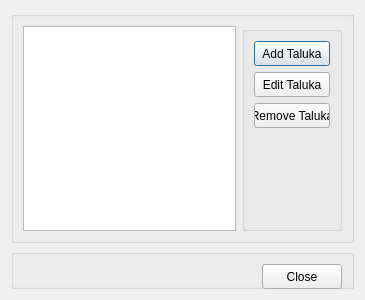
<?xml version="1.0" encoding="UTF-8"?>
<ui version="4.0">
 <class>TalukaManager</class>
 <widget class="QDialog" name="TalukaManager">
  <property name="geometry">
   <rect>
    <x>0</x>
    <y>0</y>
    <width>365</width>
    <height>300</height>
   </rect>
  </property>
  <property name="windowTitle">
   <string>Dialog</string>
  </property>
  <layout class="QVBoxLayout" name="verticalLayout">
   <item>
    <widget class="QGroupBox" name="groupBoxMain">
     <property name="title">
      <string/>
     </property>
     <layout class="QHBoxLayout" name="horizontalLayout">
      <item>
       <widget class="QTableView" name="tableViewTalukas"/>
      </item>
      <item>
       <widget class="QGroupBox" name="groupBoxManager">
        <property name="minimumSize">
         <size>
          <width>100</width>
          <height>0</height>
         </size>
        </property>
        <property name="maximumSize">
         <size>
          <width>100</width>
          <height>16777215</height>
         </size>
        </property>
        <property name="title">
         <string/>
        </property>
        <layout class="QVBoxLayout" name="verticalLayout_2">
         <item>
          <widget class="QPushButton" name="pushButtonAddTaluka">
           <property name="minimumSize">
            <size>
             <width>0</width>
             <height>25</height>
            </size>
           </property>
           <property name="text">
            <string>Add Taluka</string>
           </property>
          </widget>
         </item>
         <item>
          <widget class="QPushButton" name="pushButtonEditTaluka">
           <property name="minimumSize">
            <size>
             <width>0</width>
             <height>25</height>
            </size>
           </property>
           <property name="text">
            <string>Edit Taluka</string>
           </property>
          </widget>
         </item>
         <item>
          <widget class="QPushButton" name="pushButtonRemoveTaluka">
           <property name="minimumSize">
            <size>
             <width>0</width>
             <height>25</height>
            </size>
           </property>
           <property name="text">
            <string>Remove Taluka</string>
           </property>
          </widget>
         </item>
         <item>
          <spacer name="verticalSpacer">
           <property name="orientation">
            <enum>Qt::Vertical</enum>
           </property>
           <property name="sizeHint" stdset="0">
            <size>
             <width>20</width>
             <height>40</height>
            </size>
           </property>
          </spacer>
         </item>
        </layout>
       </widget>
      </item>
     </layout>
    </widget>
   </item>
   <item>
    <widget class="QGroupBox" name="groupBoxControl">
     <property name="minimumSize">
      <size>
       <width>0</width>
       <height>40</height>
      </size>
     </property>
     <property name="maximumSize">
      <size>
       <width>16777215</width>
       <height>40</height>
      </size>
     </property>
     <property name="title">
      <string/>
     </property>
     <layout class="QHBoxLayout" name="horizontalLayout_2">
      <item>
       <spacer name="horizontalSpacer">
        <property name="orientation">
         <enum>Qt::Horizontal</enum>
        </property>
        <property name="sizeHint" stdset="0">
         <size>
          <width>40</width>
          <height>20</height>
         </size>
        </property>
       </spacer>
      </item>
      <item>
       <widget class="QPushButton" name="pushButtonClose">
        <property name="minimumSize">
         <size>
          <width>0</width>
          <height>25</height>
         </size>
        </property>
        <property name="text">
         <string>Close</string>
        </property>
       </widget>
      </item>
     </layout>
    </widget>
   </item>
  </layout>
 </widget>
 <tabstops>
  <tabstop>tableViewTalukas</tabstop>
  <tabstop>pushButtonAddTaluka</tabstop>
  <tabstop>pushButtonEditTaluka</tabstop>
  <tabstop>pushButtonRemoveTaluka</tabstop>
  <tabstop>pushButtonClose</tabstop>
 </tabstops>
 <resources/>
 <connections/>
</ui>
